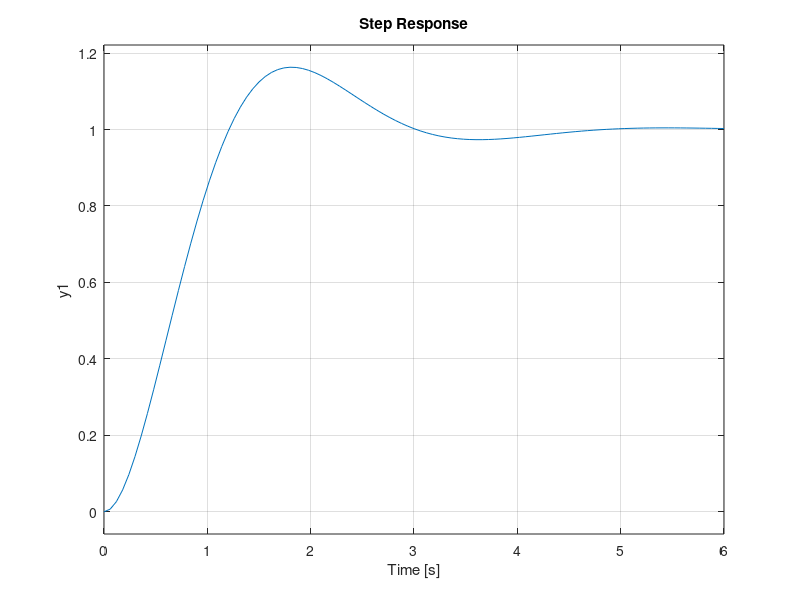
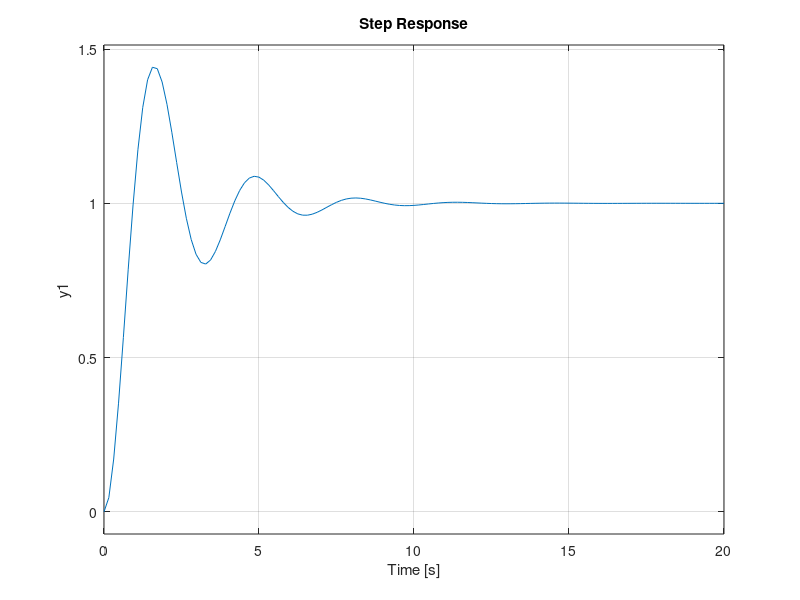
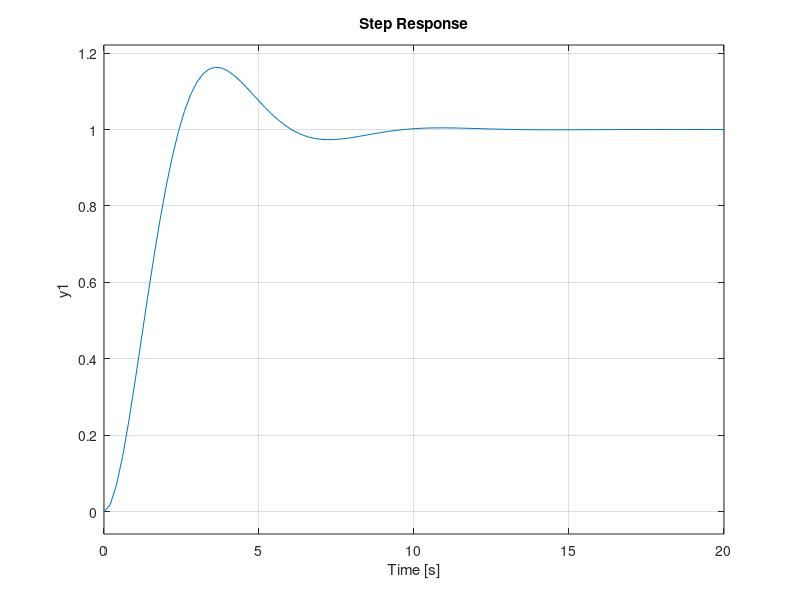

The MATLAB script that drew these images, in order:
w_v = [2, 2, 1];
c_v = [0.5, 0.25, 0.5];

for i = 1:3
    G5 = tf(w_v(i)*w_v(i), [1, 2*c_v(i)*w_v(i), w_v(i)*w_v(i)]);
    
    i
    s = exp(-pi*c_v(i)/sqrt(1-c_v(i)*c_v(i)))
    ts = 1/(w_v(i)*sqrt(1-c_v(i)*c_v(i)))*(pi-acos(c_v(i)))
    
    figure
    step(G5)
end